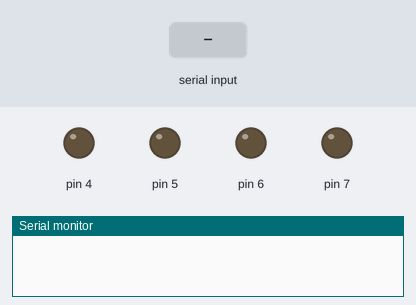
The sketch below on a simulated Arduino Uno, built with avr-gcc and run on an emulated ATmega328P. Parts: output pins drawn as LEDs (lit = HIGH), the last lines printed to the serial monitor. Inputs (shaded band) come from the test bench.

Above: at 1.2 s.
1.3 s: "F" received over Serial
At 2.5 s:
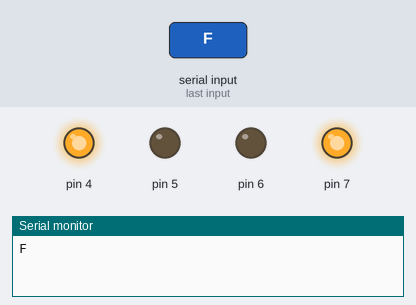
2.8 s: "B" received over Serial
4.3 s: "R" received over Serial
Timing chart, 0 to 7.3 s (numbered marks = the images above; inputs shaded):
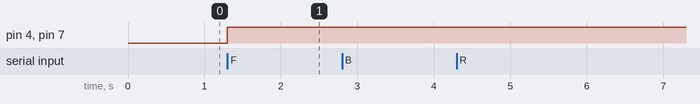

The sketch:

bluetooth_control_car.ino
```cpp
char value;

void setup() {
  pinMode(4,OUTPUT);
  pinMode(5,OUTPUT);
  pinMode(6,OUTPUT);
  pinMode(7,OUTPUT);
  Serial.begin(9600);
}
void forward()
{
  digitalWrite(4,HIGH);
  digitalWrite(5,LOW);
  digitalWrite(6,HIGH);
  digitalWrite(7,LOW);
}
void backward()
{
  digitalWrite(4,LOW);
  digitalWrite(5,HIGH);
  digitalWrite(6,LOW);
  digitalWrite(7,HIGH);
}
void right()     // Sharp right trun
{
  digitalWrite(4,HIGH);
  digitalWrite(5,LOW);
  digitalWrite(6,LOW);
  digitalWrite(7,HIGH);
}
void left()      //sharp left trun
{
  digitalWrite(4,LOW);
  digitalWrite(5,HIGH);
  digitalWrite(6,HIGH);
  digitalWrite(7,LOW);
}
void stops()
{

 digitalWrite(4,LOW);
  digitalWrite(5,LOW);
  digitalWrite(6,LOW);
  digitalWrite(7,LOW);
  }

void loop() {
  if(Serial.available()>0){

    value = Serial.read();
    Serial.println(value);
    if(value=='F')
    {
      right();

    }
    if(value=='B')
    {
      right();

    }
    if(value=='R')
    {
      right();

    }
    if(value=='L')
    {
      right();

    }
    if(value=='S')
    {
      stops();
    }
  }
}
```

Measured:
- after the input at 1.3 s, pin 4, pin 7: LOW → HIGH at once
